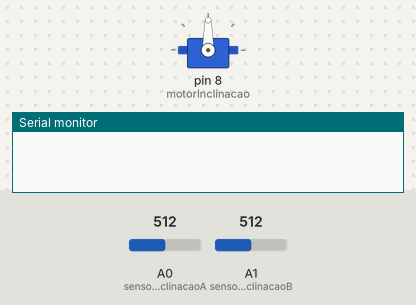
This sketch was run on a simulated Arduino Uno, built with avr-gcc and run on an emulated ATmega328P. Shown: servo, the last lines printed to the serial monitor. The inputs (shaded band) are chosen by the test bench; at power-on: A0 (sensorInclinacaoA) = 512, A1 (sensorInclinacaoB) = 512.

Above: at 1.2 s.
1.3 s: A0 (sensorInclinacaoA) set to 539
At 3.9 s:
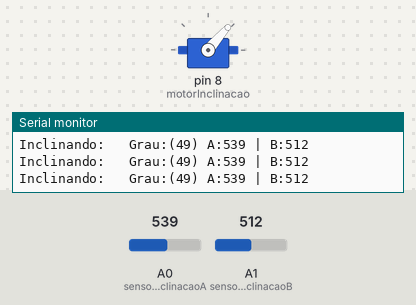
4.3 s: A1 (sensorInclinacaoB) set to 540
5.8 s: A1 (sensorInclinacaoB) set to 561
At 6.14 s:
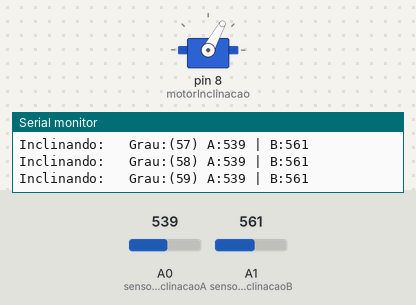
8.8 s: A0 (sensorInclinacaoA) set to 40
10.3 s: A0 (sensorInclinacaoA) set to 900
At 11.6 s:
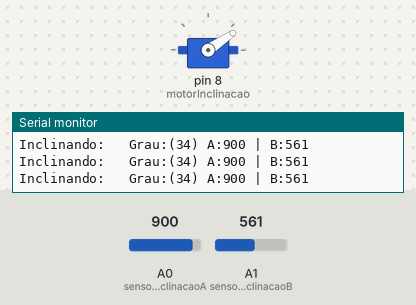
13.3 s: A1 (sensorInclinacaoB) set to 40
At 13.9 s:
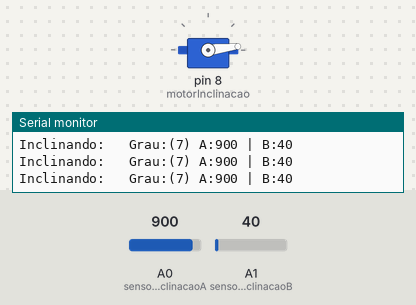
Timing chart, 0 to 15.8 s (numbered marks = the images above; inputs shaded):
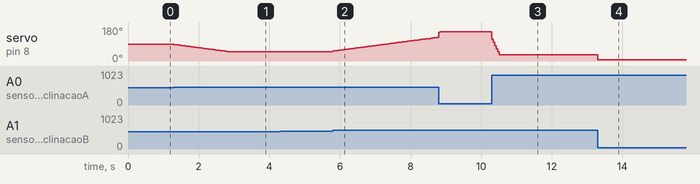

The sketch:

TrackSolar.ino
```cpp
#include <Servo.h>

Servo motorInclinacao;

// Sensores de luminosidade para a Inclinacao
int sensorInclinacaoA = A0,
    sensorInclinacaoB = A1;

// Valor da leitura dos sensores de Inclinacao
int valorInclinacaoA,
    valorInclinacaoB;

// Ajuste da velocidade de reacao dos motores, quando menor mais rapido
int deslocamento,
    reacao = 20;

// Diferenca entre a leitura dos sensores de Rotacao e Inclinacao
int diferencaLeitura;

// Controle da posicao dos motores em graus
int posicaoAtual,
    posicaoNova;

// Valor toleravel entre as diferencas nas leituras dos sensores
int tolerancia = 10;

// Calibracao dos motores, estado inicial em graus
int posicaoInicial = 90;

// Debugging
boolean debugging = true;

void setup() {
  // Definindo o sensor de Inclinacao
  pinMode(sensorInclinacaoA, INPUT);
  pinMode(sensorInclinacaoB, INPUT);

  // Atribuindo os motores
  motorInclinacao.attach(8);

  // Calibrando os motores
  motorInclinacao.write(posicaoInicial);

  if ( debugging ) Serial.begin(9600);
}
void loop()
{
  valorInclinacaoA = analogRead(sensorInclinacaoA);
  valorInclinacaoB = analogRead(sensorInclinacaoB);

  diferencaLeitura = abs(valorInclinacaoA - valorInclinacaoB);
  deslocamento = max((diferencaLeitura / reacao), 1);

  posicaoAtual = motorInclinacao.read();

  if(motorInclinacao.read() > 130) {posicaoAtual = 130;}
  if(motorInclinacao.read() < 50) {posicaoAtual = 50;}

  if ( diferencaLeitura > tolerancia ) {
    if ( valorInclinacaoA > valorInclinacaoB ) {
      posicaoNova = posicaoAtual - deslocamento;
     }
    else {
      posicaoNova = posicaoAtual + deslocamento;
    }

    motorInclinacao.write(posicaoNova);

    if ( debugging ) {
      Serial.print("Inclinando:   ");
      Serial.print("Grau:("); Serial.print(posicaoNova); Serial.print(") A:");
      Serial.print(analogRead(sensorInclinacaoA)); Serial.print(" | B:"); Serial.println(analogRead(sensorInclinacaoB));
    }
  }
}
```

Measured:
- the behaviour switches between 522 and 523 on A0 (sensorInclinacaoA) (found by bisection; images 0 and 1)
- the behaviour switches between 549 and 550 on A1 (sensorInclinacaoB) (found by bisection; images 1 and 2)
- after the input at 1.3 s, servo on pin 8 (motorInclinacao): moves from 90° to 49° over 1.6 s, starting at once
- after the input at 5.8 s, servo on pin 8 (motorInclinacao): moves from 49° to 125° over 3.0 s, starting at once
- after the input at 10.3 s, servo on pin 8 (motorInclinacao): 156° → 34° at once
- after the input at 13.3 s, servo on pin 8 (motorInclinacao): 34° → 7° at once
